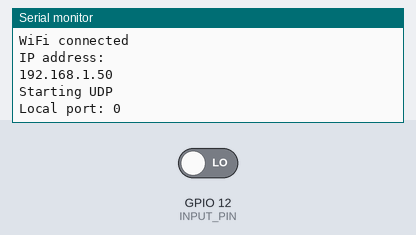
Recording of a sketch running on a simulated ESP8266 (NodeMCU). On the bench: the last lines printed to the serial monitor. The inputs (shaded band) are chosen by the test bench; at power-on: GPIO 12 (INPUT_PIN) LOW. WiFi joins after 1.5 s; servers stay silent unless stated; uploads are accepted with an empty reply.

Above: at 2.7 s.
2.8 s: GPIO 12 (INPUT_PIN) driven HIGH
At 3.6 s:
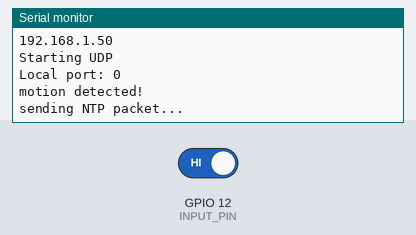
At 5.0 s:
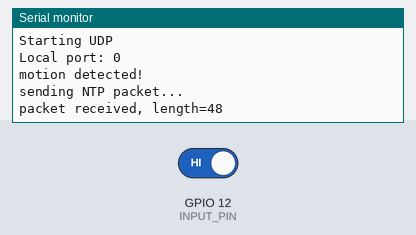

Measured:
- after the input at 2.8 s, the serial monitor: prints a new line at once (image 1)

The sketch:

esp_pir_sensor.ino
```cpp
#include <ESP8266WiFi.h>
#include <WiFiUdp.h>
#include <Time.h>

const int timeZone = 1;     // Central European Time
//const int timeZone = -5;  // Eastern Standard Time (USA)
//const int timeZone = -4;  // Eastern Daylight Time (USA)
//const int timeZone = -8;  // Pacific Standard Time (USA)
//const int timeZone = -7;  // Pacific Daylight Time (USA)

#define INPUT_PIN 12

const char* ssid     = "SSID";
const char* password = "WIFI password";


/* Configure data for UDP packets */
IPAddress timeServerIP;                         // time.nist.gov NTP server address
unsigned int localPort = 2390;                  // local port to listen for UDP packets
const char* ntpServerName = "time.nist.gov";

WiFiUDP udp;                                    // A UDP instance to let us send and receive packets over UDP

WiFiClient client;                              // Use WiFiClient class to create TCP connections

/*  GadgetKeeper Credentials                                                                    *
 *  To obtain the Thing Id, see instructions http://docs.gadgetkeeper.com/display/docs/Thing+Id */
String thing_ID = "Thing_Id";

/*  To obtain the Event Id see instructions http://wiki.gadgetkeeper.com/display/docs/Event+Id  */
String event_ID ="Event_Id";

/*  To obtain the API Key see instructions http://docs.gadgetkeeper.com/display/docs/API+Keys */
String api_key = "API_Key";

const char* host = "api.gadgetkeeper.com";

String event_url = "/v1/things/" + thing_ID + "/events/" + event_ID + "/datapoints.json";


void setup() {
  Serial.begin(115200);
  pinMode(INPUT_PIN, INPUT);
  delay(10);


  // We start by connecting to a WiFi network
  Serial.println();
  Serial.println();
  Serial.print("Connecting to ");
  Serial.println(ssid);

  WiFi.begin(ssid, password);

  while (WiFi.status() != WL_CONNECTED) {
    delay(500);
    Serial.print(".");
  }

  Serial.println("");
  Serial.println("WiFi connected");
  Serial.println("IP address: ");
  Serial.println(WiFi.localIP());


  Serial.println("Starting UDP");
  udp.begin(localPort);
  Serial.print("Local port: ");
  Serial.println(udp.localPort());
}

void loop() {

  if(digitalRead(INPUT_PIN)==HIGH) {
    Serial.println("motion detected!");
    setSyncProvider(getNtpTime);    //get correct time
    motionTrigerEvent();            //send Tigger Request
    delay(2000);                    //this delay (2s) is here so that the PIR doesnt send continously packets
  }

  while(client.available()){
    String line = client.readStringUntil('\r');
    Serial.print(line);
  }
}

void motionTrigerEvent(){
  //first we connect to GadgetKeeper Cloud Platform
  const int httpPort = 80;
  if (!client.connect(host, httpPort)) {
    Serial.println("connection failed");
    return;
  }
    /*  in this section here we are creating the POST Request for GadgetKeeper event trigger                                  *
     *  for more information about events and triggers see http://docs.gadgetkeeper.com/display/docs/Create+Event+And+Trigger */
    String Date = String(year())+ "-" + printDigits(String(month()))+"-"+printDigits(String(day()));
    String Time = printDigits(String(hour())) + ":"+ printDigits(String(minute())) +":"+printDigits(String(second()));
    client.print("POST " + event_url + " HTTP/1.1\r\n");
    client.print("Host: " + String(host) + "\r\n");
    client.print("X-ApiKey: " + String(api_key) + "\r\n");
    client.print("Content-Type: application/json; charset=UTF-8\r\n");
    client.print("Cache-Control: no-cache\r\n");
    client.print("Content-Length: 50\r\n");
    client.print("\n[{\"value\":true,\"at\":\""+ Date +"T" + Time +".000Z\"}]\r\n");
    delay(100);
}

// this fucntion add 0 to time digits 0-9
String printDigits(String digits){
  if(digits.length() < 2)
    return 0+digits;
  return digits;
}


/*-------- NTP code ----------*/

const int NTP_PACKET_SIZE = 48;          // NTP time stamp is in the first 48 bytes of the message
byte packetBuffer[ NTP_PACKET_SIZE];     // buffer to hold incoming and outgoing UDP packets

time_t getNtpTime(){
  WiFi.hostByName(ntpServerName, timeServerIP);

  sendNTPpacket(timeServerIP); // send an NTP packet to a time server
                               // wait to see if a reply is available
  delay(1000);

  int cb = udp.parsePacket();
  if (!cb) {
    Serial.println("no packet yet");
  }
  else {
    Serial.print("packet received, length=");
    Serial.println(cb);
    // We've received a packet, read the data from it
    udp.read(packetBuffer, NTP_PACKET_SIZE); // read the packet into the buffer

    //the timestamp starts at byte 40 of the received packet and is four bytes,
    // or two words, long. First, esxtract the two words:

    unsigned long highWord = word(packetBuffer[40], packetBuffer[41]);
    unsigned long lowWord = word(packetBuffer[42], packetBuffer[43]);
    // combine the four bytes (two words) into a long integer
    // this is NTP time (seconds since Jan 1 1900):
    unsigned long secsSince1900 = highWord << 16 | lowWord;
//    Serial.print("Seconds since Jan 1 1900 = " );
//    Serial.println(secsSince1900);
    return secsSince1900 - 2208988800UL + timeZone * SECS_PER_HOUR;
  }
}


// send an NTP request to the time server at the given address
unsigned long sendNTPpacket(IPAddress& address)
{
  Serial.println("sending NTP packet...");
  // set all bytes in the buffer to 0
  memset(packetBuffer, 0, NTP_PACKET_SIZE);
  // Initialize values needed to form NTP request
  // (see URL above for details on the packets)
  packetBuffer[0] = 0b11100011;   // LI, Version, Mode
  packetBuffer[1] = 0;     // Stratum, or type of clock
  packetBuffer[2] = 6;     // Polling Interval
  packetBuffer[3] = 0xEC;  // Peer Clock Precision
  // 8 bytes of zero for Root Delay & Root Dispersion
  packetBuffer[12]  = 49;
  packetBuffer[13]  = 0x4E;
  packetBuffer[14]  = 49;
  packetBuffer[15]  = 52;

  // all NTP fields have been given values, now
  // you can send a packet requesting a timestamp:
  udp.beginPacket(address, 123); //NTP requests are to port 123
  udp.write(packetBuffer, NTP_PACKET_SIZE);
  udp.endPacket();
}
```
